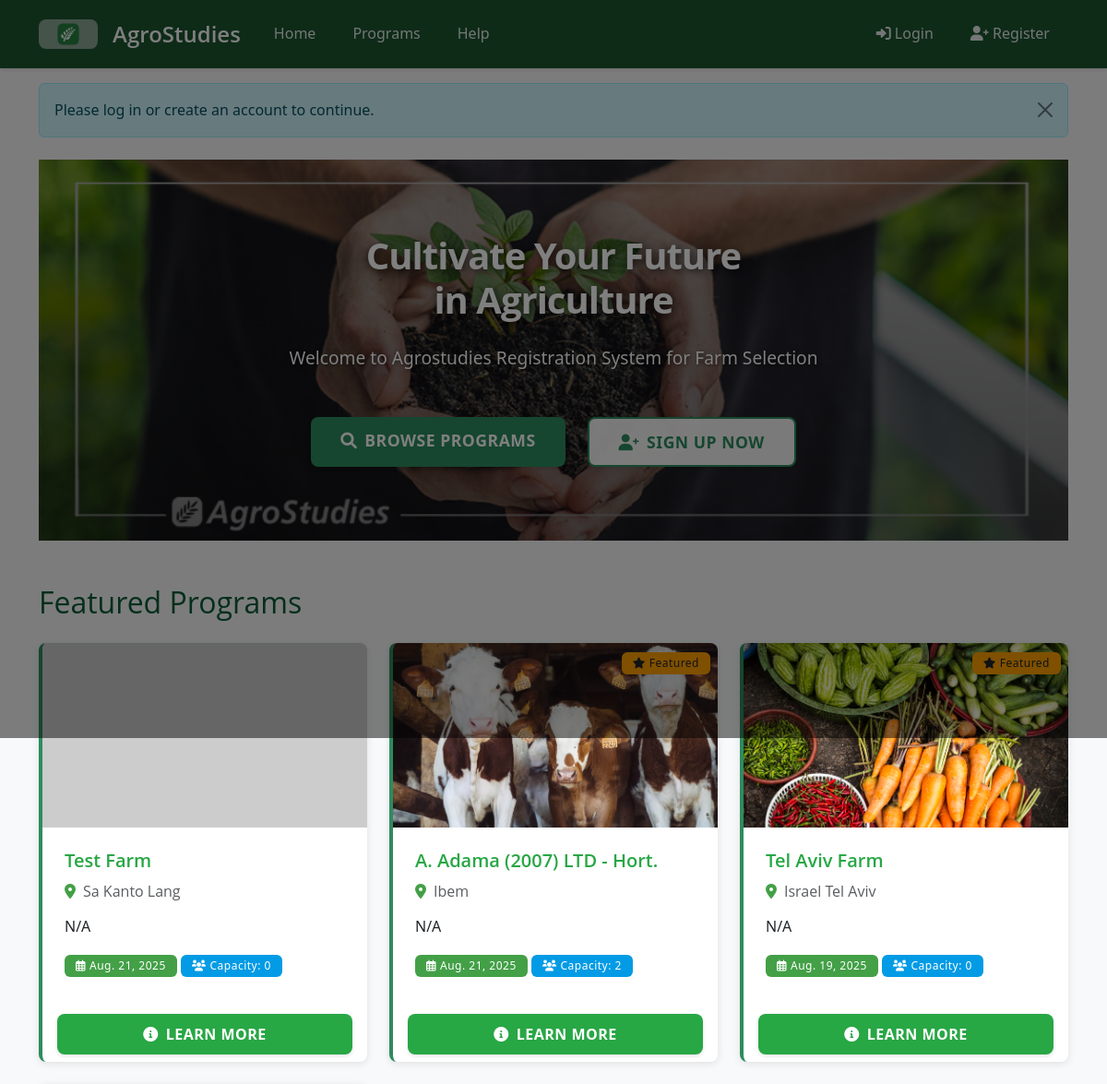
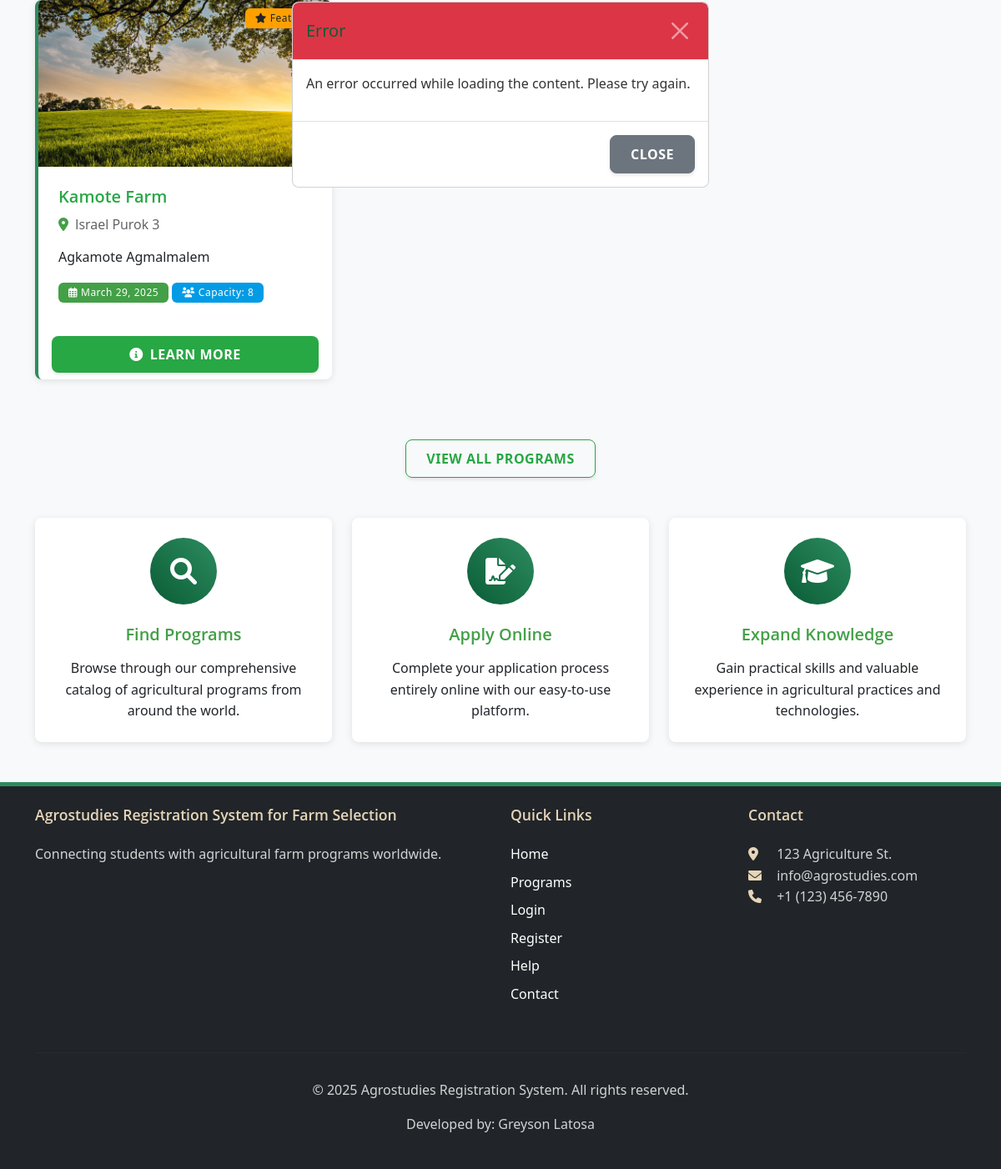
/auth-required/, run on the app's committed database (2 pictures, top to bottom).
### core/models.py (models this page shows, shortened)
class AgricultureProgram(models.Model):
    title = models.CharField(max_length=200)
    description = models.TextField()
    start_date = models.DateField()
    location = models.CharField(max_length=100)
    capacity = models.PositiveIntegerField()
    image = models.ImageField(upload_to='program_images/', blank=True, null=True, help_text='Program/Farm image')
    is_featured = models.BooleanField(default=False, help_text='Display on landing page as featured program')
    created_at = models.DateTimeField(auto_now_add=True)
    updated_at = models.DateTimeField(auto_now=True)
    GENDER_REQUIREMENT_CHOICES = [
        ('Any', 'Any'),
        ('Male', 'Male Only'),
        ('Female', 'Female Only'),
    ]
    required_gender = models.CharField(max_length=10, choices=GENDER_REQUIREMENT_CHOICES, default='Any')
    requires_license = models.BooleanField(default=False, verbose_name="Requires International Driver's License")
    def get_image_url(self):
        if self.image:
            return self.image.url
        import os
        from django.conf import settings
        placeholders = {
            'Israel': 'israel-farm.jpg',
            'Japan': 'japan-farm.jpg',
            'Australia': 'australia-farm.jpg',
            'New Zealand': 'newzealand-farm.jpg',
        }
        placeholder_file = placeholders.get(self.location, 'default-farm.jpg')
        placeholder_path = os.path.join(settings.STATIC_ROOT or 'static', 'images', 'placeholders', placeholder_file)
        if os.path.exists(placeholder_path):
            return f'/static/images/placeholders/{placeholder_file}'
        else:
            location_text = self.location.replace(' ', '+')
            return f'https://placehold.co/800x400/228B22/FFFFFF/png?text={location_text}+Farm'
    class Meta:
        ordering = ['-is_featured', '-created_at']

### core/views.py (the view)
# urls.py: path('auth-required/', views.auth_required, name='auth_required'),
def auth_required(request):
    if request.user.is_authenticated:
        return redirect('profile')
    messages.info(request, 'Please log in or create an account to continue.')
    programs = AgricultureProgram.objects.all().order_by('-start_date')[:5]
    return render(request, 'index.html', { 'programs': programs, 'auto_open_modal': 'login' })

### core/context_processors.py (called while the page is built)
def notification_count(request):
    if request.user.is_authenticated:
        unread_count = Notification.objects.filter(user=request.user, read=False).count()
        return {
            'unread_notifications_count': unread_count
        }
    return {
        'unread_notifications_count': 0
    }

### templates/index.html (shortened to what this page needs)
{% extends 'base.html' %}
{% block content %}
<div class="position-relative mb-4 hero-section">
    <img src="/static/images/agrostudies.png" class="w-100 hero-image" alt="Agrostudies PNG Image" style="max-height: 600px; object-fit: cover;">
    <div class="position-absolute d-flex align-items-center justify-content-center" style="top: 0; left: 0; right: 0; bottom: 0; background: linear-gradient(rgba(0,0,0,0.3), rgba(0,0,0,0.5));">
        <div class="text-center px-3 px-md-4">
            <h1 class="hero-title fw-bold text-white mb-3 mb-md-4">
                Cultivate Your Future <br class="d-none d-md-inline">in Agriculture
            </h1>
            <p class="hero-subtitle lead text-white fw-normal mx-auto mb-4 mb-md-5">
                Welcome to Agrostudies Registration System for Farm Selection
            </p>
            <div class="d-flex flex-column flex-md-row justify-content-center gap-3 gap-md-4">
                <a class="btn btn-success btn-lg hero-button" href="{% url 'program_list' %}" role="button">
                    <i class="fas fa-search me-2"></i>BROWSE PROGRAMS
                </a>
                {% if not user.is_authenticated %}
                <a class="btn btn-light btn-lg hero-button" href="#" id="registerModalLink" data-bs-toggle="modal" data-bs-target="#registerModal" role="button">
                    <i class="fas fa-user-plus me-2"></i>SIGN UP NOW
                </a>
                {% endif %}
            </div>
        </div>
    </div>
</div>
<div class="row mt-5">
    <div class="col-md-12">
        <h2 class="mb-4 scroll-animate">Featured Programs</h2>
    </div>
</div>
<div class="row">
    {% for program in programs %}
    <div class="col-md-4 mb-4">
        <div class="program-card card h-100 scroll-animate">
            {% if program.is_featured %}
            <div class="position-absolute top-0 end-0 m-2">
                <span class="badge bg-warning text-dark">
                    <i class="fas fa-star me-1"></i>Featured
                </span>
            </div>
            {% endif %}
            <img src="{{ program.get_image_url }}" class="card-img-top" alt="{{ program.title }}" style="height: 200px; object-fit: cover;">
            <div class="card-body">
                <h5 class="card-title">{{ program.title }}</h5>
                <h6 class="card-subtitle mb-3 text-muted">
                    <i class="fas fa-map-marker-alt text-success me-2"></i>{{ program.location }}
                </h6>
                <p class="card-text">
                    {{ program.description|truncatewords:20 }}
                </p>
                <div class="mb-2">
                    <span class="badge bg-success">
                        <i class="far fa-calendar-alt me-1"></i>{{ program.start_date }}
                    </span>
                    <span class="badge bg-info">
                        <i class="fas fa-users me-1"></i>Capacity: {{ program.capacity }}
                    </span>
                </div>
            </div>
            <div class="card-footer bg-transparent border-0">
                <a href="{% url 'program_detail' program.id %}" class="btn btn-primary w-100">
                    <i class="fas fa-info-circle me-2"></i>Learn More
                </a>
            </div>
        </div>
    </div>
    {% empty %}
    <div class="col-12">
        <div class="alert alert-info">
            No programs available at the moment. Please check back later.
        </div>
    </div>
    {% endfor %}
</div>
<div class="row mt-5">
    <div class="col-md-12 text-center">
        <a href="{% url 'program_list' %}" class="btn btn-outline-primary">
            View All Programs
        </a>
    </div>
</div>
<div class="row mt-5">
    <div class="col-md-4">
        <div class="card text-center h-100 feature-card">
            <div class="card-body">
                <div class="icon-circle mb-4">
                    <i class="fas fa-search fa-2x text-white"></i>
                </div>
                <h5 class="card-title text-success">Find Programs</h5>
                <p class="card-text">
                    Browse through our comprehensive catalog of agricultural programs from around the world.
                </p>
            </div>
        </div>
    </div>
    <div class="col-md-4">
        <div class="card text-center h-100 feature-card">
            <div class="card-body">
                <div class="icon-circle mb-4">
                    <i class="fas fa-file-signature fa-2x text-white"></i>
                </div>
                <h5 class="card-title text-success">Apply Online</h5>
                <p class="card-text">
                    Complete your application process entirely online with our easy-to-use platform.
                </p>
            </div>
        </div>
    </div>
    <div class="col-md-4">
        <div class="card text-center h-100 feature-card">
            <div class="card-body">
                <div class="icon-circle mb-4">
                    <i class="fas fa-graduation-cap fa-2x text-white"></i>
                </div>
                <h5 class="card-title text-success">Expand Knowledge</h5>
                <p class="card-text">
                    Gain practical skills and valuable experience in agricultural practices and technologies.
                </p>
            </div>
        </div>
    </div>
</div>
{% endblock %}

### static/css/theme.css (style rules this page uses)
:root { --ag-green-dark: #0A5C36; --ag-green: #2D8C5F; --ag-brown: #8C6954; --ag-beige: #F9F7F4; --ag-wheat: #E6D5B8; --ag-sage: #89B899; --ag-clay: #B6857A; --ag-success: #43A047; --ag-warning: #FFA000; --ag-danger: #E57373; --ag-info: #039BE5; --ag-font-primary: 'Open Sans', system-ui, -apple-system, sans-serif; --ag-font-headers: 'Montserrat', var(--ag-font-primary); }
body { font-family: var(--ag-font-primary); background-color: var(--ag-beige); color: #333; line-height: 1.6; }
.lead { font-weight: 300; line-height: 1.6; }
.btn { border-radius: 8px; transition: all 0.3s ease; font-weight: 600; letter-spacing: 0.5px; text-transform: uppercase; box-shadow: 0 2px 4px rgba(0, 0, 0, 0.1); padding: 0.625rem 1.5rem; }
.btn-success { background: var(--ag-green); border: none; color: white; }
.btn-light { background: rgba(255, 255, 255, 0.95); border: 2px solid var(--ag-green); color: var(--ag-green); }
h1, h2, h3, h4, h5, h6 { font-family: var(--ag-font-headers); color: var(--ag-green-dark); }
.card { background-color: #fff; border: none; border-radius: 16px; box-shadow: 0 4px 6px rgba(0,0,0,0.05); transition: all 0.3s ease; overflow: hidden; }
.card-body { padding: 1.5rem; }
.card-title { color: var(--ag-green-dark); font-weight: 600; margin-bottom: 1rem; }
.card-subtitle { color: var(--ag-brown); font-weight: 500; }
.btn-primary { background-color: var(--ag-green); border: none; color: white; }
.badge { padding: 0.5em 1em; font-weight: 500; letter-spacing: 0.5px; }
.badge.bg-success { background-color: var(--ag-success) !important; }
.badge.bg-info { background-color: var(--ag-info) !important; }
.badge.bg-warning { background-color: var(--ag-warning) !important; color: #fff; }
.text-success { color: var(--ag-success) !important; }
.btn-success, .btn-outline-success { padding: 0.8rem 2rem; font-weight: 600; text-transform: uppercase; letter-spacing: 0.5px; transition: all 0.3s ease; }
.program-card { border-left: 4px solid var(--ag-green); transition: transform 0.3s ease; }
.program-card .card-img-top { height: 200px; object-fit: cover; }
.feature-card { border: none; transition: transform 0.3s ease, box-shadow 0.3s ease; border-radius: 15px; overflow: hidden; }
.icon-circle { width: 80px; height: 80px; background: linear-gradient(45deg, var(--ag-green-dark), var(--ag-green)); border-radius: 50%; display: flex; align-items: center; justify-content: center; margin: 0 auto; }
.icon-circle i { font-size: 2rem; }

### static/css/main.css (style rules this page uses)
body { font-family: 'Segoe UI', Tahoma, Geneva, Verdana, sans-serif; background-color: #f8f9fa; color: #333; }
a { color: #28a745; text-decoration: none; }
.btn-primary { background-color: #28a745; border-color: #28a745; }
.btn-outline-primary { color: #28a745; border-color: #28a745; }
.card { border-radius: 8px; box-shadow: 0 2px 8px rgba(0,0,0,0.1); transition: transform 0.3s ease; }
.card-title { color: #28a745; }

### templates/index.html (style rules this page uses)
.hero-section { min-height: 400px; }
.hero-title { font-size: 2.5rem; text-shadow: 2px 2px 8px rgba(0,0,0,0.7); letter-spacing: -1px; line-height: 1.2; }
.hero-subtitle { font-size: 1.2rem; text-shadow: 1px 1px 4px rgba(0,0,0,0.6); max-width: 800px; }
.hero-button { font-size: 1.1rem; padding: 0.75rem 2rem; min-width: 200px; }
@media (min-width: 768px) { .scroll-animate { opacity: 1; transform: none; } }

### data on the page
AgricultureProgram: title "Test Farm", location "Sa Kanto Lang", description "N/A", start_date "Aug. 21, 2025", capacity "0"
AgricultureProgram: is_featured True (drawn), get_image_url (picture), title "A. Adama (2007) LTD - Hort.", location "Ibem", description "N/A", start_date "Aug. 21, 2025", capacity "2"
AgricultureProgram: is_featured True (drawn), get_image_url (picture), title "Tel Aviv Farm", location "Israel Tel Aviv", description "N/A", start_date "Aug. 19, 2025", capacity "0"
AgricultureProgram: is_featured True (drawn), get_image_url (picture), title "Kamote Farm", location "Israel Purok 3", description "Agkamote Agmalmalem", start_date "March 29, 2025", capacity "8"

### other printed values
{{ message }} "Please log in or create an account to continue."
